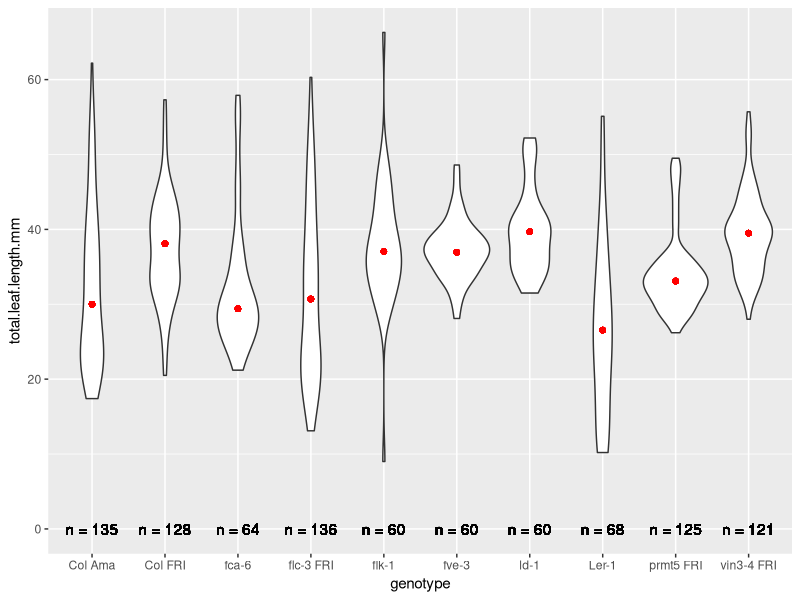
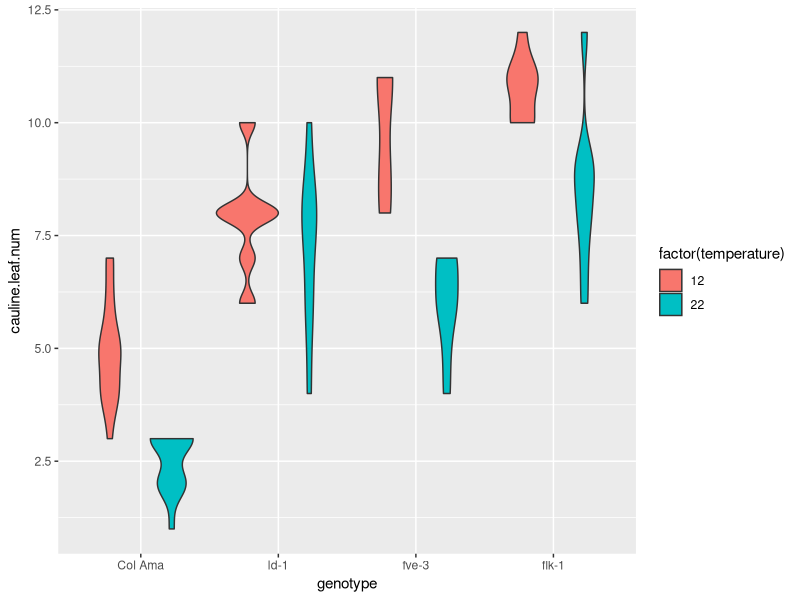
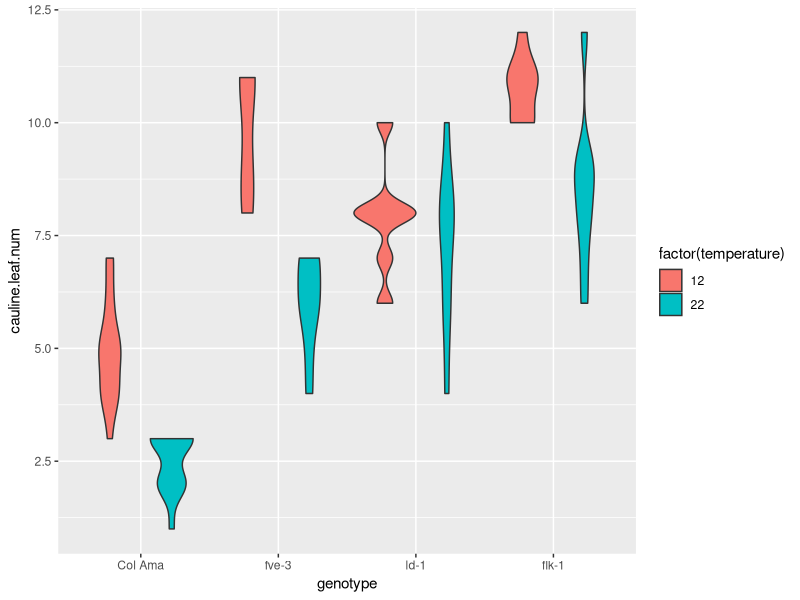

These charts were generated, in order, by the following R code:
## ---- chunk 1
knitr::opts_chunk$set(echo = TRUE)
## ---- chunk 2

library(tidyverse)

expt1 <- read_tsv("../data/burghardt_et_al_2015_expt1.txt")
## ---- chunk 3

group_by(expt1, genotype, day.length) %>% 
  summarise(mediane.blade.length.mm=median(blade.length.mm, na.rm = TRUE),
            ecart.type.blade.length.mm=sd(blade.length.mm, na.rm = TRUE),
            mediane.total.leaf.length.mm=median(total.leaf.length.mm, na.rm = TRUE),
            ecart.type.total.leaf.length.mm=sd(total.leaf.length.mm, na.rm = TRUE),
            n.obs=n())
  
  

## ---- chunk 4

group_by(expt1, genotype, vernalization) %>% 
  summarise(average.blade.ratio=mean(blade.length.mm/total.leaf.length.mm, na.rm = TRUE),
            n.obs=n()) %>% 
  mutate(n.obs=paste("n=",n.obs))
  
  

## ---- chunk 5

group_by(expt1, genotype) %>% 
  summarise( mediane.total.leaf.length.mm=median(total.leaf.length.mm, na.rm = TRUE),
            n.obs=n()) %>% 
  mutate(n.obs=paste("n =",n.obs)) %>% 
  full_join(expt1, by="genotype") %>%
  ggplot(aes(x=genotype, y=total.leaf.length.mm)) +
  geom_violin() +
  geom_point(aes(x=genotype, y=mediane.total.leaf.length.mm), col="red") +
  geom_text(aes(label=n.obs, x=genotype, y=0))
  
  
  

## ---- chunk 6

# Ordonnez les génotypes dans l'ordre suivant: "Col Ama", "ld-1", "fve-3", "flk-1"

  filter(expt1, background=="Col" & fluctuation=="Con" & day.length==16) %>% 
  mutate(genotype = factor(genotype, levels = c("Col Ama", "ld-1", "fve-3", "flk-1"))) %>% 
  ggplot(aes(x=genotype, y=cauline.leaf.num, fill=factor(temperature))) +
  geom_violin()


# Ordonnez les génotypes dans l'ordre de la valeur de `cauline.leaf.num`

  filter(expt1, background=="Col" & fluctuation=="Con" & day.length==16) %>% 
  mutate(genotype = fct_reorder(genotype, cauline.leaf.num)) %>% 
  ggplot(aes(x=genotype, y=cauline.leaf.num, fill=factor(temperature))) +
  geom_violin()

